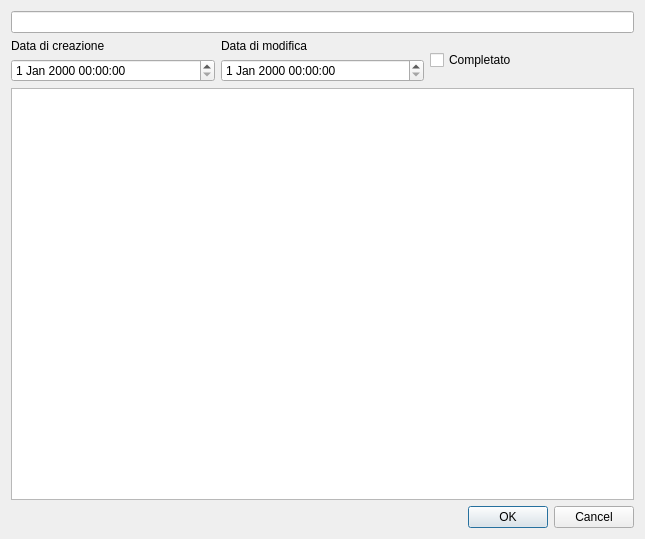
<?xml version="1.0" encoding="UTF-8"?>
<ui version="4.0">
 <class>TaskInfoDialog</class>
 <widget class="QDialog" name="TaskInfoDialog">
  <property name="geometry">
   <rect>
    <x>0</x>
    <y>0</y>
    <width>645</width>
    <height>539</height>
   </rect>
  </property>
  <property name="windowTitle">
   <string>Dialog</string>
  </property>
  <layout class="QVBoxLayout" name="verticalLayout_3">
   <item>
    <widget class="QLineEdit" name="lineEdit"/>
   </item>
   <item>
    <layout class="QHBoxLayout" name="horizontalLayout">
     <item>
      <layout class="QVBoxLayout" name="verticalLayout">
       <item>
        <widget class="QLabel" name="label">
         <property name="text">
          <string>Data di creazione</string>
         </property>
        </widget>
       </item>
       <item>
        <widget class="QDateTimeEdit" name="dateTimeEdit"/>
       </item>
      </layout>
     </item>
     <item>
      <layout class="QVBoxLayout" name="verticalLayout_2">
       <item>
        <widget class="QLabel" name="label_2">
         <property name="text">
          <string>Data di modifica</string>
         </property>
        </widget>
       </item>
       <item>
        <widget class="QDateTimeEdit" name="dateTimeEdit_2"/>
       </item>
      </layout>
     </item>
     <item>
      <widget class="QCheckBox" name="checkBox">
       <property name="text">
        <string>Completato</string>
       </property>
      </widget>
     </item>
    </layout>
   </item>
   <item>
    <widget class="QPlainTextEdit" name="plainTextEdit"/>
   </item>
   <item>
    <widget class="QDialogButtonBox" name="buttonBox">
     <property name="orientation">
      <enum>Qt::Horizontal</enum>
     </property>
     <property name="standardButtons">
      <set>QDialogButtonBox::Cancel|QDialogButtonBox::Ok</set>
     </property>
    </widget>
   </item>
  </layout>
 </widget>
 <resources/>
 <connections>
  <connection>
   <sender>buttonBox</sender>
   <signal>accepted()</signal>
   <receiver>TaskInfoDialog</receiver>
   <slot>accept()</slot>
   <hints>
    <hint type="sourcelabel">
     <x>248</x>
     <y>254</y>
    </hint>
    <hint type="destinationlabel">
     <x>157</x>
     <y>274</y>
    </hint>
   </hints>
  </connection>
  <connection>
   <sender>buttonBox</sender>
   <signal>rejected()</signal>
   <receiver>TaskInfoDialog</receiver>
   <slot>reject()</slot>
   <hints>
    <hint type="sourcelabel">
     <x>316</x>
     <y>260</y>
    </hint>
    <hint type="destinationlabel">
     <x>286</x>
     <y>274</y>
    </hint>
   </hints>
  </connection>
 </connections>
</ui>
